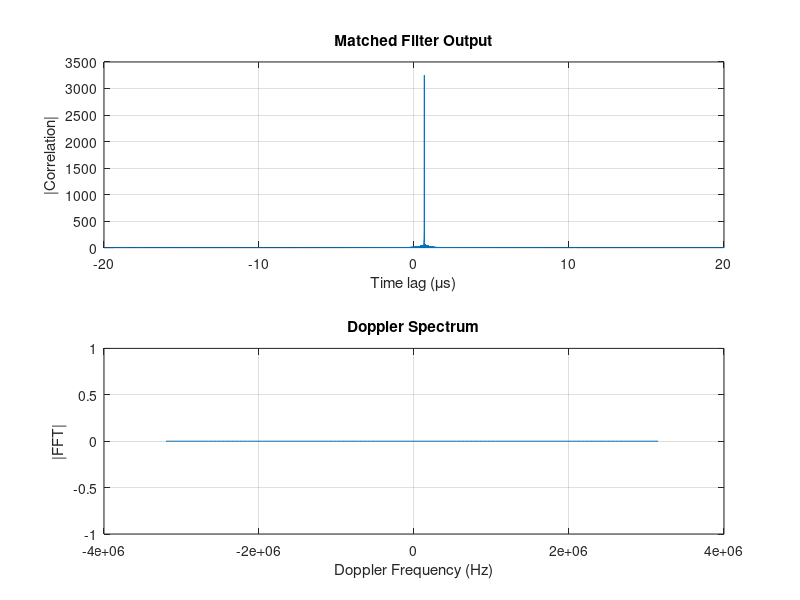

Write the MATLAB code that produced this figure.
clc; clear; close all;

%% Parameters
c = 3e8;              % Speed of light (m/s)
fc = 77e9;            % Carrier frequency (Hz)
lambda = c / fc;      % Wavelength (m)

B = 200e6;            % Chirp bandwidth (Hz)
T = 20e-6;            % Chirp duration (s)
fs = 2 * B;           % Sampling frequency (Hz)
N = round(T * fs);    % Number of samples per chirp
t = (0:N-1)/fs;       % Time vector

%% Target Parameters
R_true = 100;         % Range to target (m)
v_true = 30;          % Radial velocity (m/s)

tau = 2 * R_true / c;                  % Time delay
fd = 2 * v_true / lambda;              % Doppler shift
doppler_scale = 1 - 2*v_true/c;        % Time scaling approx (for baseband)

%% Transmitted Chirp (baseband)
mu = B / T;  % Chirp rate
x = cos(pi * mu * t.^2);  % Baseband LFM chirp

%% Received Echo (delayed and Doppler scaled)
t_echo = (t - tau) / doppler_scale;    % Apply delay and Doppler time scaling
y = zeros(1, N);
valid_idx = t_echo > 0 & t_echo < T;
y(valid_idx) = cos(pi * mu * t_echo(valid_idx).^2);

%% Matched Filter (correlate received signal with transmitted)
z = xcorr(y, x);   % Cross-correlation
lags = (-N+1):(N-1);
[~, peak_idx] = max(abs(z));
tau_est = lags(peak_idx) / fs;

%% Estimated Range
R_est = (tau_est * c) / 2;

%% Doppler Estimation via FFT (simplified for multiple chirps)
% Simulate M chirps for Doppler estimation
M = 128;
Y = zeros(M, N);
for m = 1:M
    % Add phase shift due to Doppler
    phase_shift = exp(1j*2*pi*fd*m*T);
    y_m = zeros(1,N);
    y_m(valid_idx) = cos(pi * mu * t_echo(valid_idx).^2) .* real(phase_shift);
    Y(m, :) = y_m;
end

% FFT across chirps at the estimated range bin
range_fft = abs(fft(Y, [], 2));
range_bin = find(max(abs(range_fft'), [], 1) == max(max(abs(range_fft'))), 1);
doppler_fft = fftshift(fft(Y(:, range_bin), M));
[~, doppler_idx] = max(abs(doppler_fft));
fd_est = ((doppler_idx - M/2) / M) * (1/T);  % Doppler freq in Hz

% Estimated Velocity
v_est = fd_est * lambda / 2;

%% Display Results
fprintf("True Range      = %.2f m\n", R_true);
fprintf("Estimated Range = %.2f m\n", R_est);
fprintf("True Velocity   = %.2f m/s\n", v_true);
fprintf("Estimated Velocity = %.2f m/s\n", v_est);

%% Optional: Plot
figure;
subplot(2,1,1);
plot(lags/fs * 1e6, abs(z));
xlabel('Time lag (\mus)'); ylabel('|Correlation|');
title('Matched Filter Output');
grid on;

subplot(2,1,2);
plot((-M/2:M/2-1)*(1/T), abs(doppler_fft));
xlabel('Doppler Frequency (Hz)');
ylabel('|FFT|');
title('Doppler Spectrum');
grid on;
